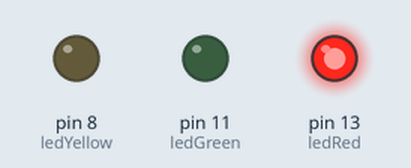
Simulated run of this sketch. Board: Arduino Uno, built with avr-gcc and run on an emulated ATmega328P. Shown: output pins drawn as LEDs (lit = HIGH).

Above: at 0.3 s.
At 1.5 s:
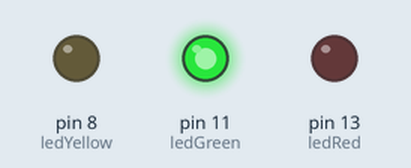
At 2.7 s:
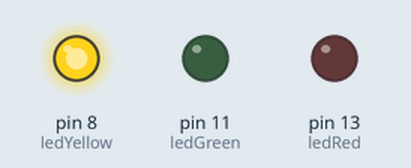
At 6.9 s:
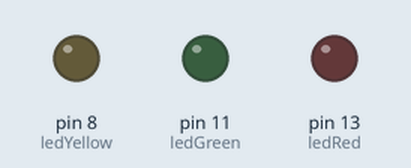
Timing chart, 0 to 8.3 s (numbered marks = the images above):
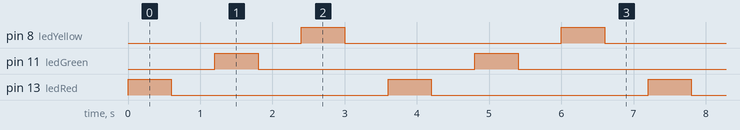

The sketch:

pisca_led.ino
```cpp
// Pisca LED

int ledRed = 13;
int ledGreen = 11;
int ledYellow = 8;

void setup()
{
  pinMode(ledRed, OUTPUT);
  pinMode(ledGreen, OUTPUT);
  pinMode(ledYellow, OUTPUT);
}

void loop()
{
  digitalWrite(ledRed, HIGH);
  delay(600);
  digitalWrite(ledRed, LOW);
  delay(600);
  digitalWrite(ledGreen, HIGH);
  delay(600);
  digitalWrite(ledGreen, LOW);
  delay(600);
  digitalWrite(ledYellow, HIGH);
  delay(600);
  digitalWrite(ledYellow, LOW);
  delay(600);
}
```

Measured:
- by itself, pin 8 (ledYellow), pin 11 (ledGreen), pin 13 (ledRed): alternates HIGH for 0.60 s and LOW for 3.0 s
- by itself, everything shown: repeats every 3.6 s, in 6 steps
